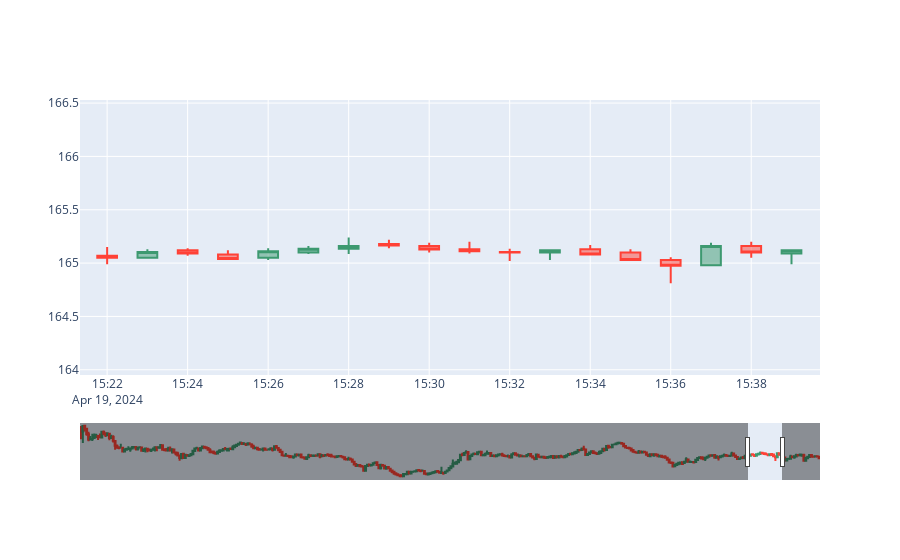

Notebook cell for this chart:
### Code cell
df = data
fig = go.Figure(data=[go.Candlestick(x=df.index,
                open=df['Open'],
                high=df['High'],
                low=df['Low'],
                close=df['Close'])])

fig.show()

### Figure 1 — Plotly figure (JSON) as saved in the notebook; plotly's stock layout.template omitted (floating-point values rounded to 4 significant figures; data arrays with more than 128 entries replaced by an {"elided": "..."} marker saying what was removed)
{"data": [{"close": {"elided": "390 float values"}, "high": {"elided": "390 float values"}, "low": {"elided": "390 float values"}, "open": {"elided": "390 float values"}, "type": "candlestick", "x": {"elided": "390 str values"}}], "layout": {"autosize": true, "dragmode": "zoom", "xaxis": {"autorange": false, "range": ["2024-04-19 15:21:19.552", "2024-04-19 15:39:42.4807"], "rangeslider": {"autorange": true, "range": ["2024-04-19 09:29:30", "2024-04-19 15:59:30"], "yaxis": {"_template": null, "rangemode": "match"}}, "type": "date"}, "yaxis": {"autorange": true, "range": [164.0, 166.5]}}}
